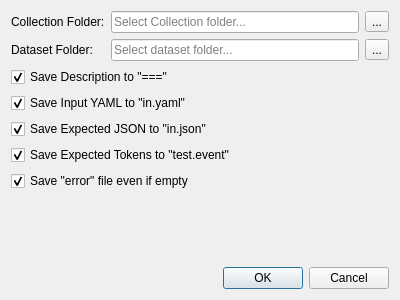
<?xml version="1.0" encoding="UTF-8"?>
<ui version="4.0">
 <class>frmSaveDataset</class>
 <widget class="QDialog" name="frmSaveDataset">
  <property name="geometry">
   <rect>
    <x>0</x>
    <y>0</y>
    <width>400</width>
    <height>300</height>
   </rect>
  </property>
  <property name="windowTitle">
   <string>Save Dataset</string>
  </property>
  <layout class="QVBoxLayout" name="verticalLayout">
   <item>
    <layout class="QGridLayout" name="gridLayout">
     <item row="0" column="0">
      <widget class="QLabel" name="lblDestinationFolder_2">
       <property name="text">
        <string>Collection Folder:</string>
       </property>
      </widget>
     </item>
     <item row="0" column="1">
      <widget class="QLineEdit" name="txtCollectionFolder">
       <property name="placeholderText">
        <string>Select Collection folder...</string>
       </property>
      </widget>
     </item>
     <item row="0" column="2">
      <widget class="QToolButton" name="cmdBrowseCollection">
       <property name="text">
        <string>...</string>
       </property>
      </widget>
     </item>
     <item row="1" column="0">
      <widget class="QLabel" name="lblDestinationFolder">
       <property name="text">
        <string>Dataset Folder:</string>
       </property>
      </widget>
     </item>
     <item row="1" column="1">
      <widget class="QLineEdit" name="txtDatasetFolder">
       <property name="placeholderText">
        <string>Select dataset folder...</string>
       </property>
      </widget>
     </item>
     <item row="1" column="2">
      <widget class="QToolButton" name="cmdBrowseDestination">
       <property name="text">
        <string>...</string>
       </property>
      </widget>
     </item>
    </layout>
   </item>
   <item>
    <widget class="QCheckBox" name="chkSaveDescription">
     <property name="text">
      <string>Save Description to &quot;===&quot;</string>
     </property>
     <property name="checked">
      <bool>true</bool>
     </property>
    </widget>
   </item>
   <item>
    <widget class="QCheckBox" name="chkSaveInputYAML">
     <property name="text">
      <string>Save Input YAML to &quot;in.yaml&quot;</string>
     </property>
     <property name="checked">
      <bool>true</bool>
     </property>
    </widget>
   </item>
   <item>
    <widget class="QCheckBox" name="chkSaveExpectedJSON">
     <property name="text">
      <string>Save Expected JSON to &quot;in.json&quot;</string>
     </property>
     <property name="checked">
      <bool>true</bool>
     </property>
    </widget>
   </item>
   <item>
    <widget class="QCheckBox" name="chkSaveExpectedTokens">
     <property name="text">
      <string>Save Expected Tokens to &quot;test.event&quot;</string>
     </property>
     <property name="checked">
      <bool>true</bool>
     </property>
    </widget>
   </item>
   <item>
    <widget class="QCheckBox" name="chkSaveErrorEmptyFile">
     <property name="text">
      <string>Save &quot;error&quot; file even if empty</string>
     </property>
     <property name="checked">
      <bool>true</bool>
     </property>
    </widget>
   </item>
   <item>
    <spacer name="verticalSpacer">
     <property name="orientation">
      <enum>Qt::Orientation::Vertical</enum>
     </property>
     <property name="sizeHint" stdset="0">
      <size>
       <width>20</width>
       <height>40</height>
      </size>
     </property>
    </spacer>
   </item>
   <item>
    <widget class="QDialogButtonBox" name="buttonBox">
     <property name="orientation">
      <enum>Qt::Orientation::Horizontal</enum>
     </property>
     <property name="standardButtons">
      <set>QDialogButtonBox::StandardButton::Cancel|QDialogButtonBox::StandardButton::Ok</set>
     </property>
    </widget>
   </item>
  </layout>
 </widget>
 <resources/>
 <connections>
  <connection>
   <sender>buttonBox</sender>
   <signal>accepted()</signal>
   <receiver>frmSaveDataset</receiver>
   <slot>accept()</slot>
   <hints>
    <hint type="sourcelabel">
     <x>248</x>
     <y>254</y>
    </hint>
    <hint type="destinationlabel">
     <x>157</x>
     <y>274</y>
    </hint>
   </hints>
  </connection>
  <connection>
   <sender>buttonBox</sender>
   <signal>rejected()</signal>
   <receiver>frmSaveDataset</receiver>
   <slot>reject()</slot>
   <hints>
    <hint type="sourcelabel">
     <x>316</x>
     <y>260</y>
    </hint>
    <hint type="destinationlabel">
     <x>286</x>
     <y>274</y>
    </hint>
   </hints>
  </connection>
 </connections>
</ui>
